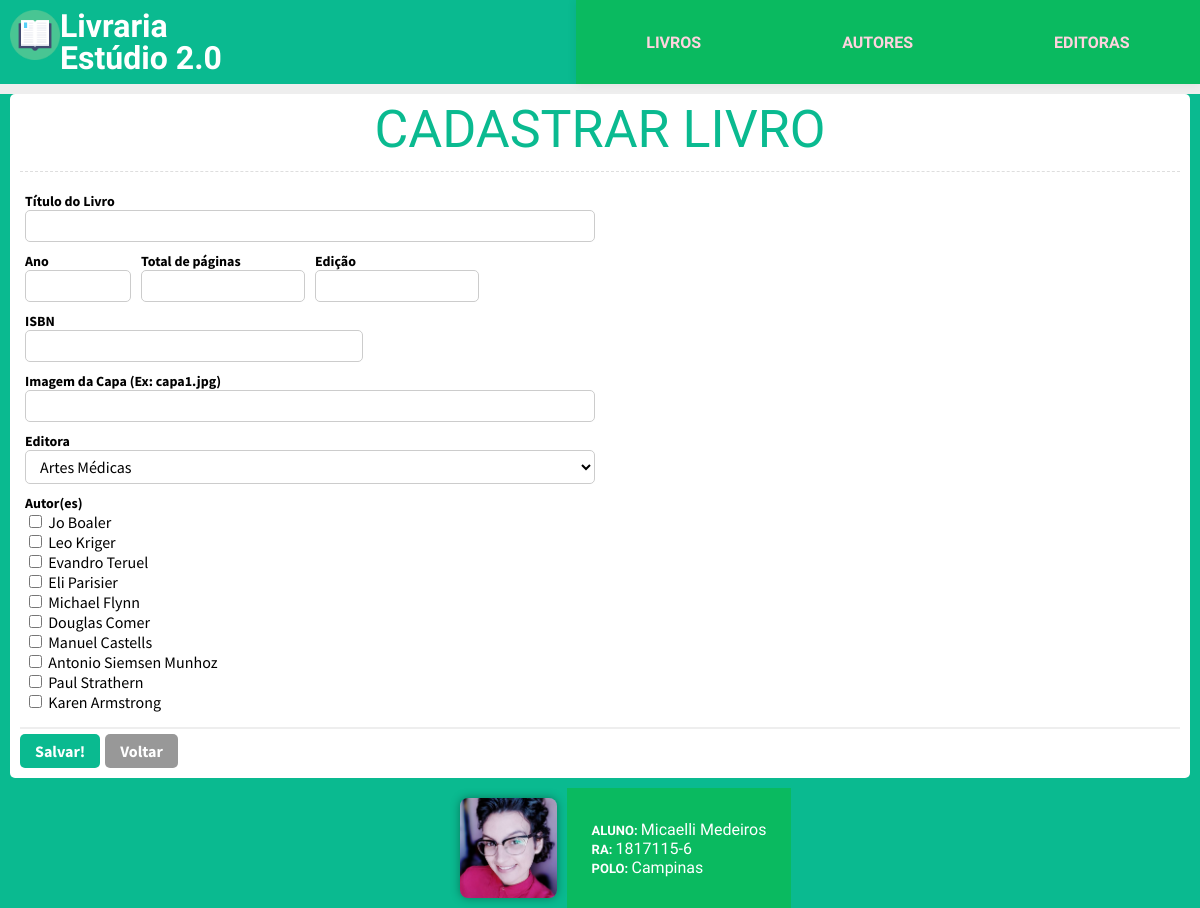
The page /controller/livros.php?acao=cadastro on the database its author committed.
### tables this page shows
CREATE TABLE `autor` (
  `id` int(11) NOT NULL,
  `nome` varchar(255) NOT NULL,
  `email` varchar(255) NOT NULL,
  `formacao` varchar(255) NOT NULL,
  `foto` varchar(255) NOT NULL
);

### controller/livros.php (called while the page is built, shortened)
<?php
include("../model/consulta.php");
class livros extends consulta{
    public function exibirView() {
        if(isset($_GET["acao"])){
            switch($_GET["acao"]){
                case "cadastro":
                    $autores = $this->listarAutores();
                    $editoras = $this->listarEditoras();
                    break;
            }
        } else {
            $livros = $this->listarLivros();
            $autores = $this->listarAutores();
            $editoras = $this->listarEditoras();
            $conteudo = "../view/livros/lista.php";
        }
            include("../view/view.php");
    }
}
$livros = new livros;
$livros->exibirView();
?>

### model/consulta.php (called while the page is built)
<?php
class consulta{
    protected function listarAutores(){
        include("../model/conexao.php");
        $dados = array();
        $query = $sql->query("SELECT * FROM autor");
        while($registro = $query->fetch_assoc()){
            $dados[] = $registro;
        }
        return $dados;
    }
    protected function listarEditoras(){
        include("../model/conexao.php");
        $dados = array();
        $query = $sql->query("SELECT * FROM editora");
        while($registro = $query->fetch_assoc()){
            $dados[] = $registro;
        }
        return $dados;
    }
}

### view/livros/cadastro.php (the view)
<section id="conteudo">
	<header class="column">
		<h1>Cadastrar Livro</h1>
	</header>
	<form method="post" action="livros.php?acao=inserir_livro">
		<div class="campos">
			<div style="width:50%;">
				<label>Título do Livro</label>
				<input name="titulo" type="text" />
			</div>
		</div>
		<div class="campos">
			<div style="width:10%;">
				<label>Ano</label>
				<input name="ano" type="text" />
			</div>
			<div style="width:15%;">
				<label>Total de páginas</label>
				<input name="total_paginas" type="text" />
			</div>
			<div style="width:15%;">
				<label>Edição</label>
				<input name="edicao" type="text" />
			</div>
		</div>
		<div class="campos">
			<div style="width:30%;">
				<label>ISBN</label>
				<input name="isbn" type="text" />
			</div>
		</div>
		<div class="campos">
			<div style="width:50%;">
				<label>Imagem da Capa (Ex: capa1.jpg)</label>
				<input name="capa" type="text" />
			</div>
		</div>
		<div class="campos">
			<div style="width:50%;">
				<label>Editora</label>
				<select name="editora">
				<?php
                    foreach ($editoras as $editora){
                        ?>
					<option value="<?=$editora["id"];?>"><?=$editora["nome"];?></option>
                        <?php
                    }
                    ?>
				</select>
			</div>
		</div>
		<div class="campos">
			<div style="width:60%;">
				<label>Autor(es)</label>
				<ul>
				<?php
                    foreach ($autores as $autor){
                        ?>
                        <li>
						<input name="autores[]" type="checkbox" value="<?=$autor["id"];?>"/>
						<label><?=$autor["nome"];?></label>
                    </li>
                    <?php
                    }
                    ?>
				</ul>
			</div>
		</div>
		<div class="ferramentas borda cima">
			<input class="botao" type="submit" value="Salvar!" />
			<a href="livros.php" class="botao cinza">Voltar</a>
		</div>
	</form>
</section>

### css/estilos.css (style rules this page uses)
html { height: 100%; box-sizing: border-box; }
*, *:before, *:after { box-sizing: inherit; }
body { margin: 0; padding: 0; background: #EEE; font-family: 'Source Sans Pro', sans-serif; min-height: 100%; position: relative; }
h1, h2, h3, h4, h5, h6 { margin: 0; padding: 0; line-height: 100%; }
ul, li { margin: 0; padding: 0; list-style: none; }
input { outline: none; }
select { cursor: pointer; }
a,a:hover,a:focus,a:visited { text-decoration: none; color:inherit }
.botao, input, button, select { font-family: 'Source Sans Pro', sans-serif; font-size: 16px; border-radius: 5px; background: #FFF; }
input, select { border: 1px solid #CCC; padding: 5px 10px; transition: border-color 500ms, color 500ms; }
.botao { border: none !important; background: #0aba90; padding: 7px 15px; font-weight: bold; color: #FFF !important; cursor: pointer; box-shadow: 0 0 0px transparent; transition: background 500ms, box-shadow 500ms; align-self: center; }
.botao.cinza { background: #989898; }
#conteudo { margin: 10px; padding: 10px; background: #FFF; border-radius: 5px; }
.column { flex-direction: column !important; }
#conteudo header { padding-bottom: 15px; margin-bottom: 15px; border-bottom: 1px dashed #dedede; display: flex; }
#conteudo header h1 { font-size: 52px; text-align: center; text-transform: uppercase; font-weight: normal; font-family: 'Dosis', sans-serif; color: #0aba90; }
.ferramentas { margin-top: 5px; display: flex; }
.ferramentas.borda.cima { border-top: 2px solid #EEE; padding-top: 5px; margin-top: 10px; }
.ferramentas .botao { margin-right: 5px; }
.campos { display: flex; }
.campos > div { padding: 5px; }
.campos > div input:not([type="checkbox"]), .campos > div select { width: 100%; }
.campos > div > label { display: flex; font-weight: bold; font-size: 14px; }
.campos > div > ul { max-height: 200px; overflow-y: auto; }

### rows shown on the page
autor: nome "Jo Boaler"
autor: nome "Leo Kriger"
autor: nome "Evandro Teruel"
autor: nome "Eli Parisier"
autor: nome "Michael Flynn"
autor: nome "Douglas Comer"
autor: nome "Manuel Castells"
autor: nome "Antonio Siemsen Munhoz"
autor: nome "Paul Strathern"
autor: nome "Karen Armstrong"

### other values the page prints
form field editora "Artes Médicas"
